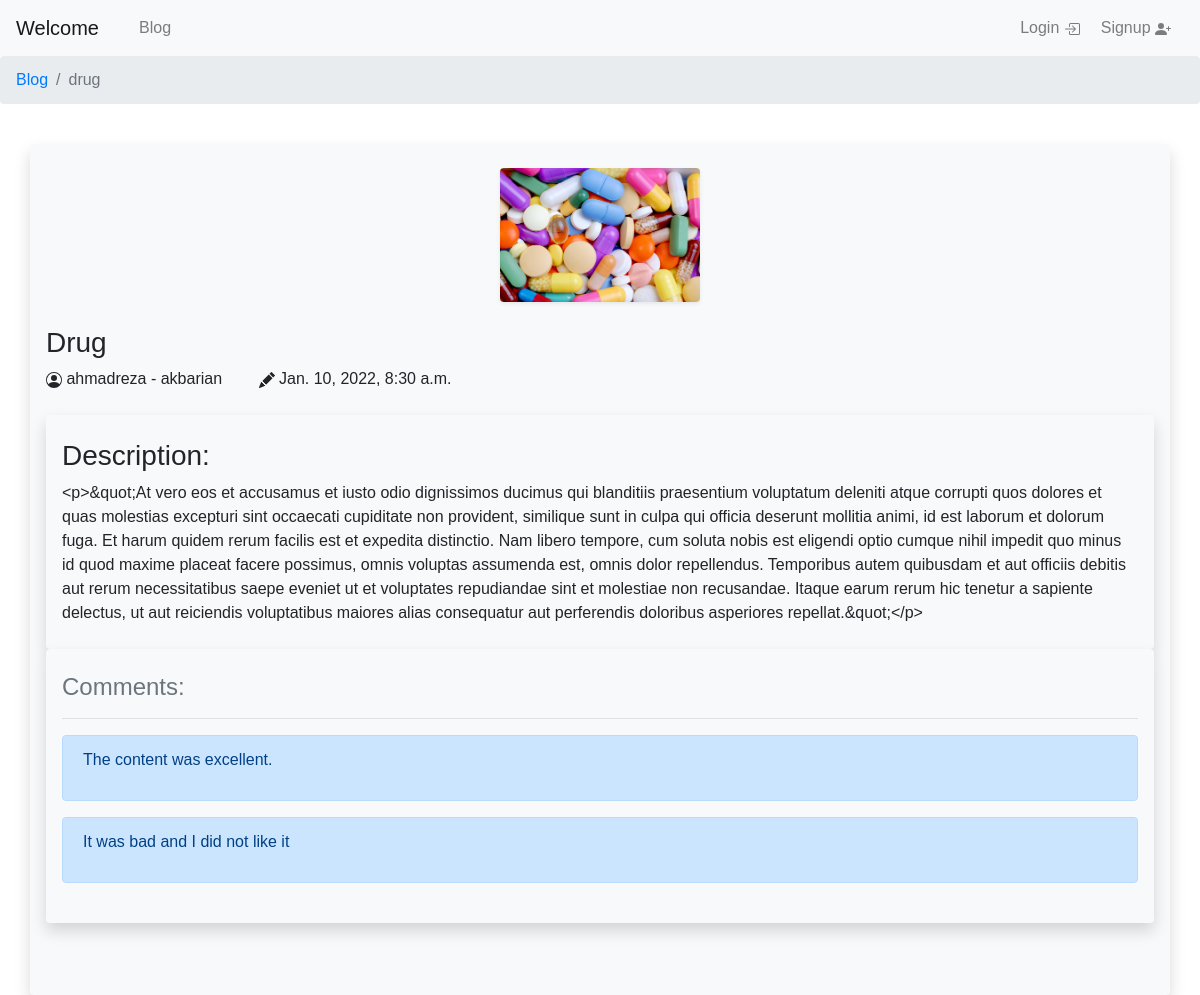
The app's page /blog/drug/ with its own data.
### blog/models.py (models this page shows, shortened)
class Post(models.Model):
    slug = models.SlugField(verbose_name="پیوند یکتا", null=True, blank=True, allow_unicode=True)
    author = models.ForeignKey(Profile, on_delete= models.SET_NULL, related_name="post", null=True)
    created_at = models.DateTimeField(auto_now_add=True)
    updated_at = models.DateTimeField(auto_now=True)
    title = models.CharField(verbose_name="عنوان", max_length=50)
    image = models.ImageField(verbose_name="عکس", upload_to="media/posts-image/")
    short_description = models.TextField(verbose_name="توضیحات خلاصه", max_length=300)
    long_description = RichTextField(verbose_name="توضیحات", max_length=5000, null=True)
    status = models.CharField(verbose_name="وضعیت", choices=POST_STATUS_CHOICES, max_length=1, default=1)
    category = models.CharField(verbose_name="دسته بندی", choices=POST_CATEGORY_CHOICES, max_length=1, default=1)
    class Meta():
        verbose_name = "پست"
        verbose_name_plural = "پست ها"
    def get_accepted_comments_count(self):
        return self.comment.filter(status="a").count()
    def get_date(self):
        return self.created_at.strftime('in time: %H:%m:%S - in date: %y/%m/%d')
    get_date.short_description = "date"
    def get_image(self):
        if self.image:
            return mark_safe(f'<img src="{self.image.url}" alt="{self.title}" width="100" height="100">')
        else:
            return mark_safe(f'<img src="/media/posts-image/No-Image-Placeholder.svg.png" alt="NO IMAGE" width="100" height="100">')
    get_image.short_description = "image"

class Comment(models.Model):
    post = models.ForeignKey(Post, on_delete=models.CASCADE, verbose_name="پست", related_name="comment")
    user = models.ForeignKey(Profile, on_delete=models.SET_NULL, verbose_name="کاربر", related_name="comment", null=True)
    created_at = models.DateTimeField(auto_now_add=True)
    text = models.TextField(verbose_name="متن دیدگاه")
    status = models.CharField(max_length=1, verbose_name="وضعیت", choices=COMMENT_STATUS_CHOICES)
    class Meta():
        verbose_name = "کامنت"
        verbose_name_plural = "کامنت ها"

### accounts/models.py (models this page shows, shortened)
class Profile(models.Model):
    slug = models.SlugField(verbose_name="پیوند یکتا", null=True, blank=True, allow_unicode=True)
    user = models.OneToOneField(User, on_delete=models.CASCADE, verbose_name="کاربر", related_name="profile")
    bio = models.TextField(verbose_name="درباره ی من", null=True, blank=True, help_text="توضیحات فردی")
    first_name = models.CharField(max_length=50, verbose_name="نام", null=True, blank=True)
    last_name = models.CharField(max_length=50, verbose_name="نام خانوادگی", null=True, blank=True)
    phone_number = models.CharField(max_length=11 ,verbose_name="شماره همراه", null=True, blank=True, help_text="11 رقم وارد کنید")
    age = models.CharField(max_length=2, verbose_name="سن", help_text="2رقم وارد کنید", null=True, blank=True)
    job = models.CharField(max_length=50, verbose_name="سمت شغلی", blank=True)
    date_employment = models.DateTimeField(auto_now_add=True)
    date_user_updated = models.DateTimeField(auto_now=True)
    image = models.ImageField(verbose_name="عکس رزومه", upload_to="media/resume/", null=True, blank=True)
    gender = models.CharField(verbose_name="جنسیت", max_length=1, choices=PROFILE_GENDER_CHOICES, null=True, blank=True)
    nc = models.CharField(verbose_name="کدملی", max_length=11, null=True, blank=True) #nationalcode
    email = models.CharField(verbose_name="ایمیل", max_length=100, null=True, blank=True)
    is_author = models.CharField(verbose_name="آیا نویسنده هستید", max_length=1, choices=PROFILE_AUTHOR_CHOICES, default="خیر")
    def __str__(self):
        return f"{self.first_name} - {self.last_name}"
    class Meta():
        verbose_name = "پروفایل"
        verbose_name_plural = "پروفایل ها"
    def get_image(self):
        if self.image:
            return mark_safe(f'<img src="{self.image.url}" alt="{self.first_name}" width="100" height="100">')
        else:
            return mark_safe(f'<img src="/media/posts-image/No-Image-Placeholder.svg.png" alt="NO IMAGE" width="100" height="100">')
    get_image.short_description = "image"

### blog/views.py (the view)
# urls.py: path('blog/<str:slug>/', views.blog_details, name="details"),
def blog_details(request, slug):
    context = {}
    post = get_object_or_404(Post, slug=slug)
    context["post"] = post
    context["comment"] = post.comment.all()
    template_name = "blog/blog_details.html"
    return render(request, template_name, context)

### blog/Templates/blog/blog_details.html (shortened to what this page needs)
{% extends 'base.html' %}
{% block breadcrumb %}
<li class="breadcrumb-item"><a href="{% url 'blog:blog' %}">Blog</a></li>
    <li class="breadcrumb-item active" aria-current="page">{{ post.slug }}</li>
{% endblock breadcrumb %}
{% block content %}
<br>
<div class="container bg-light shadow px-3 py-4 rounded">
<img src="{{ post.image.url }}" alt="{{ post.iamge.title }}" class="d-flex mx-auto rounded shadow-sm" width="200">
<br>
<h3>{{ post.title }}</h3>
         <span class="mr-3">
             {{ post.author }}</span
          >
          <span class="ml-3"
            >
            {{ post.created_at }}</span
          >
          <br>
          <br>
          <div class="container bg-light shadow px-3 py-4 rounded">
            <h3>Description:
            </h3>
{{ post.long_description }}
          </div>
          <div class="container bg-light shadow px-3 py-4 rounded">
            <h4 class="text-muted">Comments:</h4>
            <hr>
            {% if comment %}
            {% for comment in comment %}
            <div class="alert alert-primary" role="alert">
             <p>{{ comment.text }}</p>
            </div>
            {% endfor %}
            {% else %}
            no comments yet
            {% endif %}
            </div>
<br><br>
{% endblock content %}

### static/css/base.css (style rules this page uses)
* { font-family: 'Vazir', sans-serif; }

### records on screen
Post: slug "drug", image (picture), title "Drug", author "ahmadreza - akbarian", created_at "Jan. 10, 2022, 8:30 a.m.", long_description "<p>&quot;At vero eos et accusamus et iusto odio dignissimos ducimus qui blanditiis praesentium voluptatum deleniti atque corrupti quos dolores et quas molestias excepturi sint occaecati cupiditate non provident, similique sunt in culpa qui officia deserunt mollitia animi, id est laborum et dolorum fuga. Et harum quidem rerum facilis est et expedita distinctio. Nam libero tempore, cum soluta nobis est eligendi optio cumque nihil impedit quo minus id quod maxime placeat facere possimus, omnis voluptas assumenda est, omnis dolor repellendus. Temporibus autem quibusdam et aut officiis debitis aut rerum necessitatibus saepe eveniet ut et voluptates repudiandae sint et molestiae non recusandae.…"
Comment: text "The content was excellent."
Comment: text "It was bad and I did not like it"
